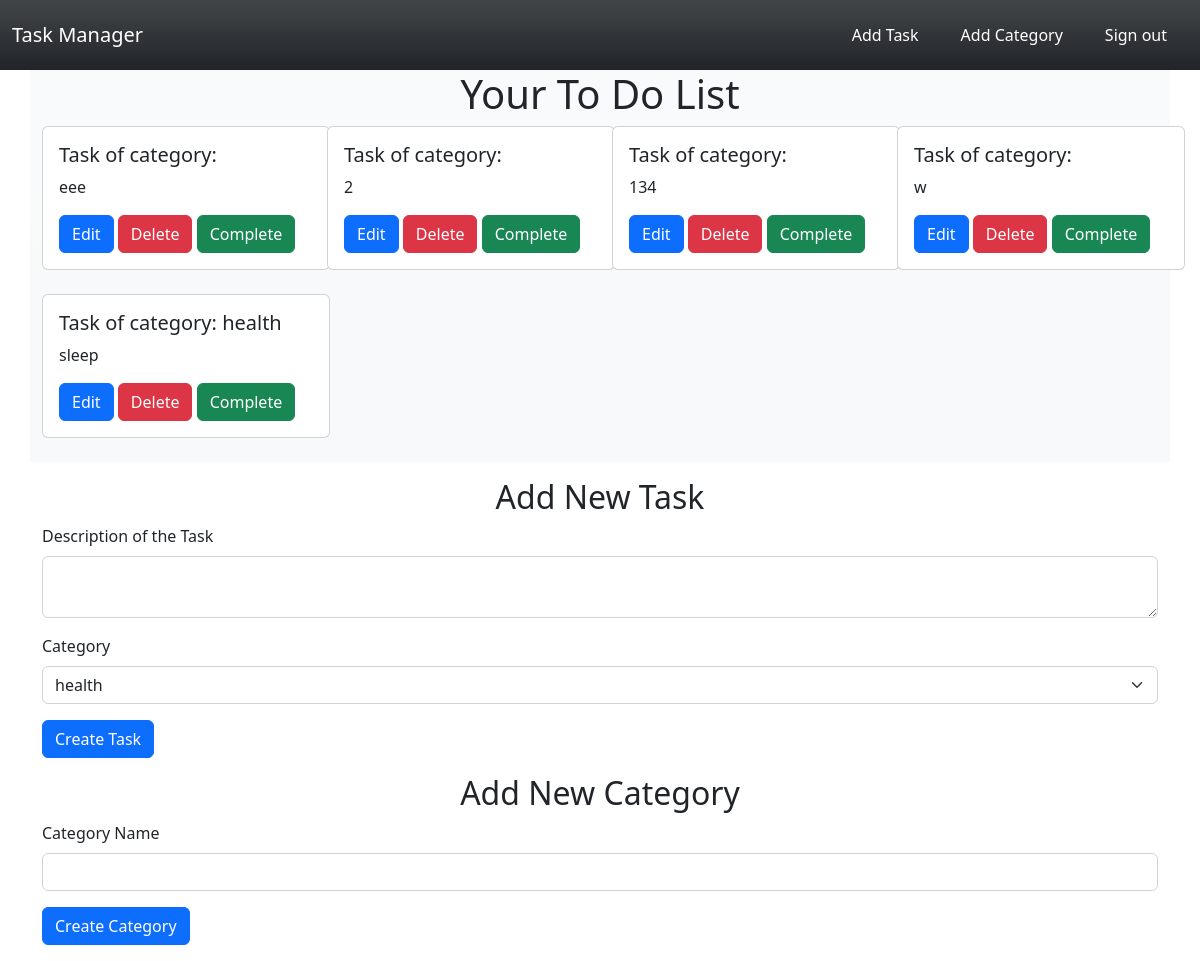
Page / (signed in) on the earlier database version.
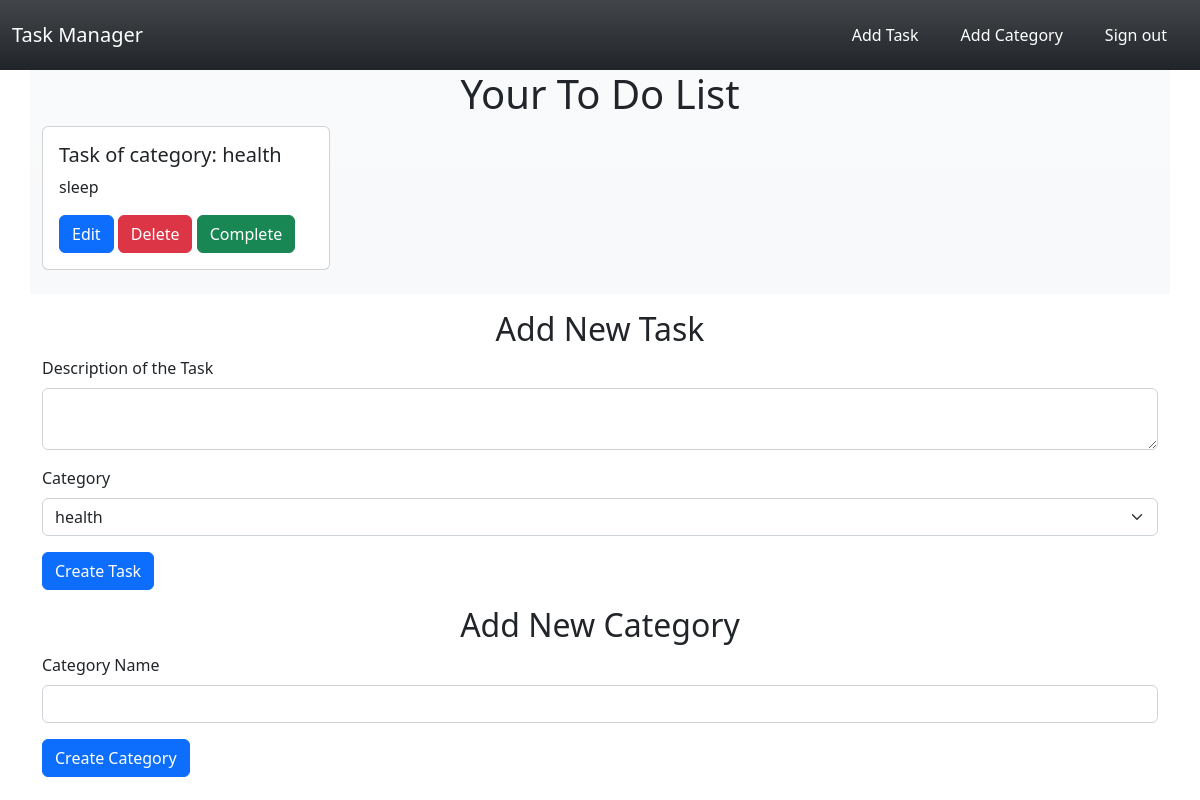
Same page on the later database version.
### todo/models.py (models this page shows)
class ToDo(db.Model):
    id = db.Column(db.Integer, primary_key=True)
    description = db.Column(db.String(500))
    category_id = db.Column(db.Integer, db.ForeignKey("category.id"))
    user_id = db.Column(db.Integer, db.ForeignKey("user.id"))

class Category(db.Model):
    id = db.Column(db.Integer, primary_key=True)
    name = db.Column(db.String(250), unique=True, nullable=False)
    todos = db.relationship("ToDo", backref="category", lazy="joined")

### todo/routes.py (the view)
@app.route("/")
def home():
    tasks = db.session.query(ToDo).filter_by(user_id=current_user.get_id())
    task_form = CreateTaskForm()
    task_form.category.choices = get_categories()
    category_form = CreateCategoryForm()
    return render_template("home.html", tasks=tasks,
                           task_form=task_form, category_form=category_form)

### todo/forms.py
class CreateTaskForm(FlaskForm):
    description = TextAreaField("Description of the Task", validators=[DataRequired()])
    category = SelectField("Category", choices=get_categories(),
                           coerce=int)
    submit = SubmitField("Create Task")

class CreateCategoryForm(FlaskForm):
    name = StringField("Category Name", validators=[DataRequired()])
    submit = SubmitField("Create Category")

### todo/forms.py (called while the page is built)
def get_categories():
    try:
        choices = [(category.id, category.name)
                   for category in current_user.categories]
        choices.append((0, ""))
        return choices
    except AttributeError:
        return 0, ""

### todo/routes.py (called while the page is built)
@login_manager.user_loader
def load_user(user_id):
    user = User.query.get(user_id)
    return user

### todo/templates/home.html (shortened to what this page needs)
{% extends "index.html" %}
{% block content %}
{% if current_user.is_authenticated %}
<div class="container justify-content-center bg-light bg-gradient">
    <div class="row">
        <div class="text-center">
            <h1>Your To Do List</h1>
        </div>
        {% for task in tasks %}
        <div class="col-lg-3 col-md-6 mb-4">
            <div class="card" style="width: 18rem;">
              <div class="card-body">
                <h5 class="card-title">Task of category: {{ task.category.name }}</h5>
                <p class="card-text">{{ task.description }}</p>
                <a href="#" class="btn btn-primary">Edit</a>
                <a href="{{ url_for('delete_task', task_id=task.id) }}" class="btn btn-danger">Delete</a>
                <a href="#" class="btn btn-success">Complete</a>
              </div>
            </div>
        </div>
    {% endfor %}
    </div>
</div>
<div class="container mt-3">
    <div class="container text-center">
        <h2>Add New Task</h2>
    </div>
    <form method="POST" action="{{ url_for('add_task') }}">
        <div class="mb-3">
            {{ task_form.description.label(class="form-label") }}
            {{ task_form.description(size=20, class="form-control") }}
        </div>
        <div class="mb-3">
            {{ task_form.category.label(class="form-label") }}
            {{ task_form.category(class="form-select") }}
        </div>
        <div class="mb-3">
            {{ task_form.submit(class="btn btn-primary") }}
        </div>
    </form>
</div>
<div class="container mt-3">
    <div class="container text-center">
        <h2>Add New Category</h2>
    </div>
    <form method="POST" action="{{ url_for('add_category') }}">
        <div class="mb-3">
            {{ category_form.name.label(class="form-label") }}
            {{ category_form.name(size=20, class="form-control") }}
        </div>
        <div class="mb-3">
            {{ category_form.submit(class="btn btn-primary") }}
        </div>
    </form>
</div>
{% else %}
<div class="container text-center">
    <p>Please log in to use the app.</p>
</div>
{% endif %}
{% endblock %}

### todo/templates/index.html (shortened to what this page needs)
<!doctype html>
<html lang="en">
  <head>
    <link href="https://cdn.jsdelivr.net/npm/bootstrap@5.2.2/dist/css/bootstrap.min.css" rel="stylesheet">
  </head>
  <body>
    <nav class="navbar navbar-expand-lg navbar-light bg-dark bg-gradient">
      <div class="container-fluid">
        <a class="navbar-brand text-white" href="{{ url_for('home') }}">Task Manager</a>
        <div class="collapse navbar-collapse justify-content-end" id="navbarSupportedContent">
          <ul class="navbar-nav">
            {% if current_user.is_authenticated %}
            <li class="nav-item">
              <button type="button" class="btn">
                <a class="nav-link text-white " aria-current="page" href="{{ url_for('add_task') }}">Add Task</a>
              </button>
            </li>
           <li class="nav-item">
              <button type="button" class="btn">
                <a class="nav-link text-white" aria-current="page" href="{{ url_for('add_category') }}">Add Category</a>
              </button>
            </li>
            <li class="nav-item">
              <button type="button" class="btn">
                <a class="nav-link text-white" aria-current="page" href="{{ url_for('logout') }}">Sign out</a>
              </button>
            </li>
            {% endif %}
          </ul>
        </div>
      </div>
    </nav>
    {% block content %}
    {% endblock %}
  </body>
</html>

Differences in the rows shown:
removed ToDo: description "eee"
removed ToDo: description "2"
removed ToDo: description "134"
removed ToDo: description "w"
